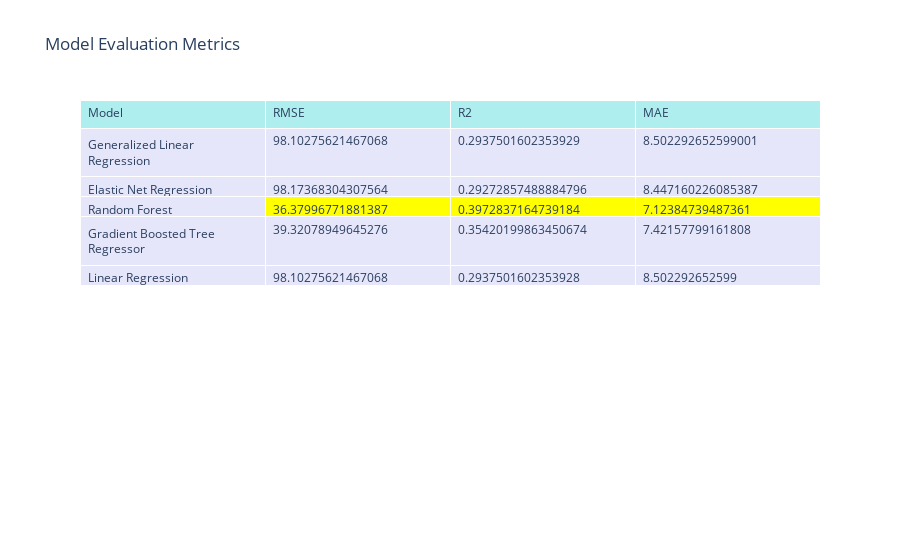

Here is the notebook cell this chart was saved with:
### Code cell
# Create a Plotly table
fig = go.Figure(data=[go.Table(
    header=dict(values=list(metrics_df.columns),
                fill_color='paleturquoise',
                align='left'),
    cells=dict(values=[metrics_df.Model, metrics_df.RMSE, metrics_df.R2, metrics_df.MAE],
               fill=dict(color=['lavender',  # Cells color for Model column
                               ['yellow' if val == min(metrics_df.RMSE) else 'lavender' for val in metrics_df.RMSE],
                               ['yellow' if val == max(metrics_df.R2) else 'lavender' for val in metrics_df.R2],
                               ['yellow' if val == min(metrics_df.MAE) else 'lavender' for val in metrics_df.MAE]]),
               align='left'))
])

fig.update_layout(title_text='Model Evaluation Metrics')

# Show the figure
fig.show()

### Figure 1 — Plotly figure (JSON) as saved in the notebook; plotly's stock layout.template omitted (floating-point values rounded to 4 significant figures)
{"data": [{"cells": {"align": "left", "fill": {"color": ["lavender", ["lavender", "lavender", "yellow", "lavender", "lavender"], ["lavender", "lavender", "yellow", "lavender", "lavender"], ["lavender", "lavender", "yellow", "lavender", "lavender"]]}, "values": [["Generalized Linear Regression", "Elastic Net Regression", "Random Forest", "Gradient Boosted Tree Regressor", "Linear Regression"], [98.1, 98.17, 36.38, 39.32, 98.1], [0.2938, 0.2927, 0.3973, 0.3542, 0.2938], [8.502, 8.447, 7.124, 7.422, 8.502]]}, "header": {"align": "left", "fill": {"color": "paleturquoise"}, "values": ["Model", "RMSE", "R2", "MAE"]}, "type": "table"}], "layout": {"autosize": true, "title": {"text": "Model Evaluation Metrics"}}}
